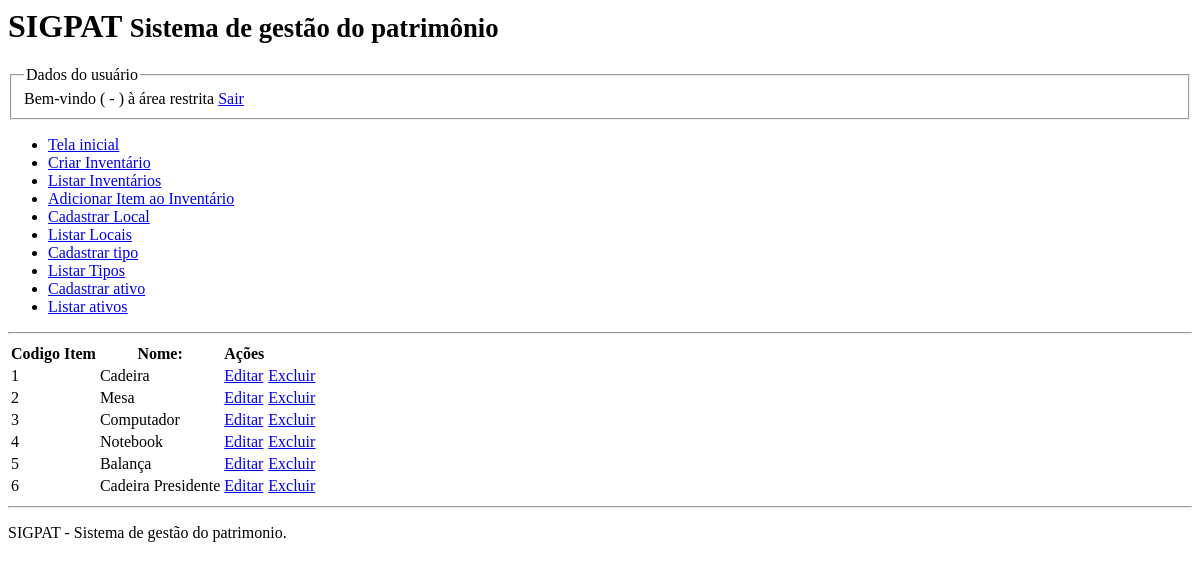
The app's page /modulos/itens/lista_itens.php, older data.
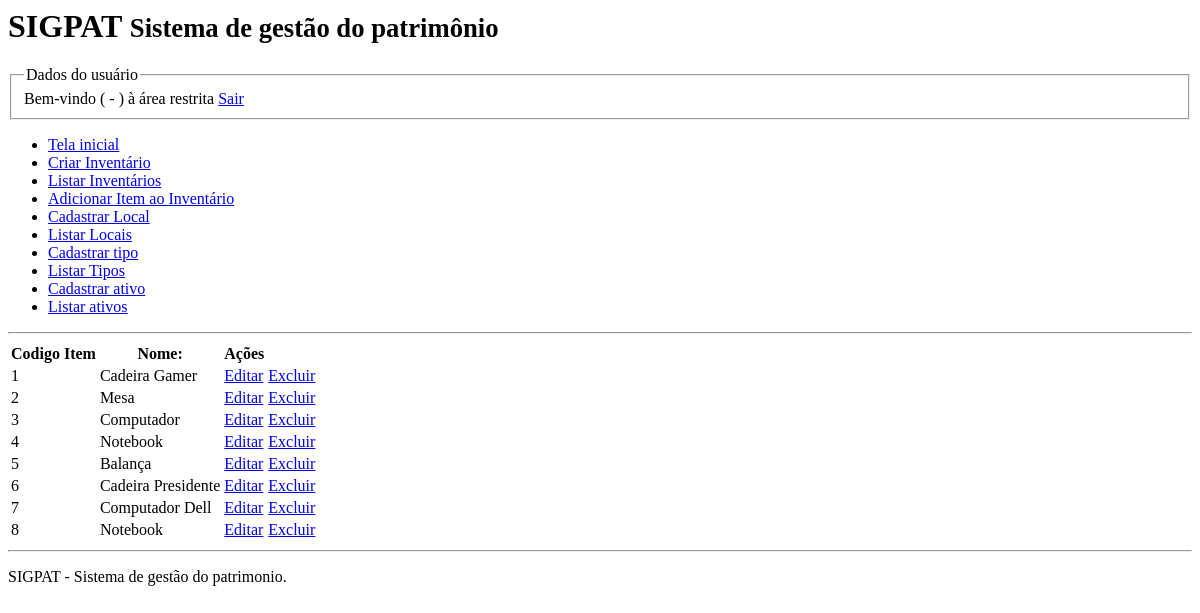
The same page, newer data.
### tables this page shows
CREATE TABLE `itens` (
  `cod_item` int NOT NULL,
  `numpat_item` int NOT NULL,
  `cod_local` int DEFAULT NULL,
  `nome_item` varchar(255) DEFAULT NULL,
  `preco_item` decimal(10,2) DEFAULT NULL
);

### DAO/MySQL.php (called while the page is built)
<?php
class Mysql extends PDO {
    private $host = "localhost";
    private $usuario="root";
    private $senha="";
    private $db="aula01tiagoas";
    private $opcoes = array(PDO::ATTR_ERRMODE => PDO::ERRMODE_EXCEPTION);
    public function __construct()
    {
        $dsn = "mysql:host=" . $this->host . ";dbname=" . $this->db;
        return parent::__construct($dsn, $this->usuario, $this->senha, $this->opcoes);
    }
}

### DAO/ItemDAO.php (called while the page is built, shortened)
<?php
class ItemDAO {
    private $conexao;
     public function __construct()
     {
        include_once 'MySQL.php';
        $this->conexao = new Mysql();
     }
    public function getAllRows() {
        $stmt = $this->conexao->prepare("SELECT * FROM itens");
        $stmt->execute();
        $arr_itens = array();
        while($c = $stmt->fetchObject())
            $arr_itens[] = $c;
        return $arr_itens;
    }
}

### modulos/itens/lista_itens.php (the view, shortened to what this page needs)
<?php
try {
    include "../../DAO/ItemDAO.php";
    $item_dao = new ItemDAO();
    $lista_itens = $item_dao->getAllRows();
    $total_itens = count($lista_itens);
} catch(Exception $e) {
    echo $e->getMessage();
}
?>
<html>
    <head>
    </head>
    <body>
        <?php include '../../includes/cabecalho.php' ?>
        <main>
        <table>
                <thead>
                    <tr>
                        <th>Codigo Item</th>
                        <th>Nome:</th>
                        <th>Ações</th>
                    </tr>
                </thead>
                <tbody>
                    <?php for($i=0; $i<$total_itens; $i++): ?>
                    <tr>
                        <td> <?= $lista_itens[$i]->cod_item ?> </td>
                        <td> <?= $lista_itens[$i]->nome_item ?> </td>
                        <td>
                            <a href="cadastrar_item.php?cod_item=<?= $lista_itens[$i]->cod_item ?>">
                                Editar</a>
                        </td>
                        <td>
                            <a href="cadastrar_item.php?excluir=true&cod_item=<?= $lista_itens[$i]->cod_item ?>">
                                Excluir</a>
                        </td>
                    </tr>
                    <?php endfor ?>
                </tbody>
            </table>
        </main>
        <?php include '../../includes/rodape.php' ?>
    </body>
</html>

Row changes from the older to the newer data that the page shows:
changed itens id 1: nome_item "Cadeira" → "Cadeira Gamer"
added itens: cod_item "7", nome_item "Computador Dell"
added itens: cod_item "8", nome_item "Notebook"
